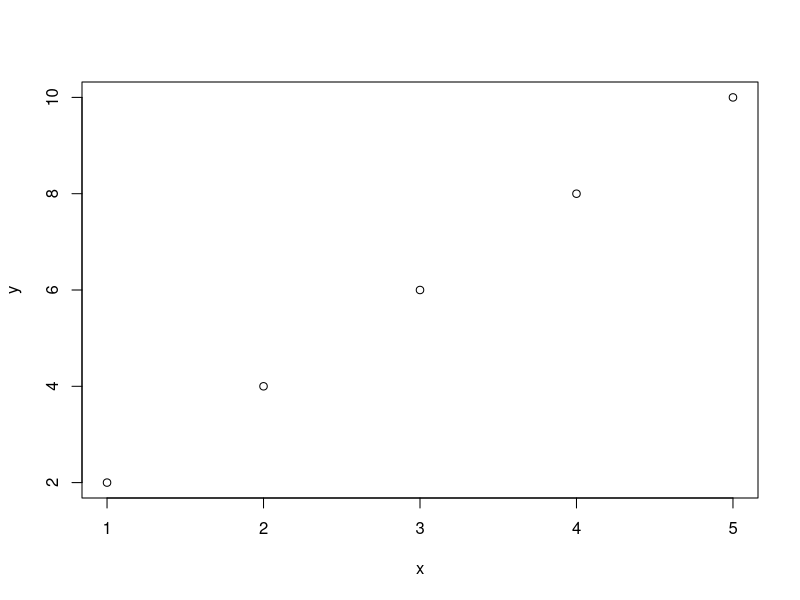

Recreate this plot in R.
x <- c(1, 2, 3, 4, 5)
y <- c(2, 4, 6, 8, 10)
product <- x * y
product
chris <- data.frame(x, y, product)
chris
plot(x, y)